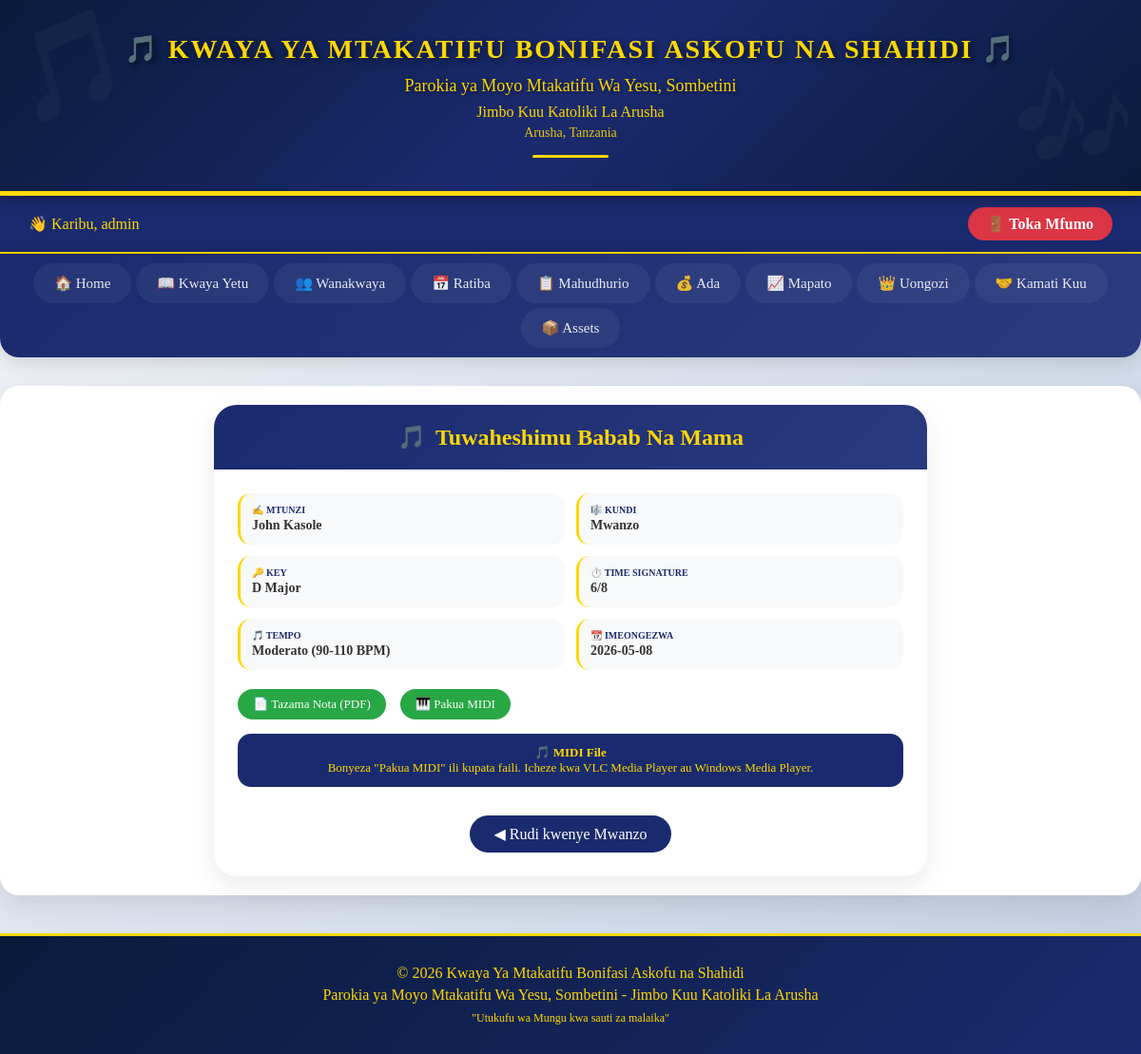
The app's page /ratiba/wimbo/4 (signed in) with its own data.
### tables this page shows
CREATE TABLE nyimbo (
            id INTEGER PRIMARY KEY AUTOINCREMENT,
            jina TEXT NOT NULL,
            mtunzi TEXT,
            maneno TEXT,
            key TEXT,
            time_signature TEXT,
            tempo TEXT,
            kundi TEXT NOT NULL,
            nota_pdf TEXT,
            midi_file TEXT,
            tarehe_ongezwa DATE DEFAULT CURRENT_DATE
        );

### app.py (the view)
@app.route('/ratiba/wimbo/<int:id>')
def ratiba_view_wimbo(id):
    if 'user_id' not in session:
        return redirect(url_for('login'))
    with get_db() as conn:
        wimbo = conn.execute("SELECT * FROM nyimbo WHERE id = ?", (id,)).fetchone()
    return render_template('view_wimbo.html', wimbo=wimbo)

### app.py (called while the page is built)
def get_db():
    conn = sqlite3.connect(DATABASE)
    conn.row_factory = sqlite3.Row
    return conn

### templates/view_wimbo.html (shortened to what this page needs)
{% extends "base.html" %}
{% block content %}
<div class="detail-card">
    <div class="detail-header">
        <h1>
            <span>🎵</span> {{ wimbo.jina }}
        </h1>
    </div>
    <div class="detail-body">
        <div class="info-grid">
            <div class="info-item">
                <div class="info-label">✍️ Mtunzi</div>
                <div class="info-value">{{ wimbo.mtunzi or '-' }}</div>
            </div>
            <div class="info-item">
                <div class="info-label">🎼 Kundi</div>
                <div class="info-value">{{ wimbo.kundi }}</div>
            </div>
            <div class="info-item">
                <div class="info-label">🔑 Key</div>
                <div class="info-value">{{ wimbo.key or '-' }}</div>
            </div>
            <div class="info-item">
                <div class="info-label">⏱️ Time Signature</div>
                <div class="info-value">{{ wimbo.time_signature or '-' }}</div>
            </div>
            <div class="info-item">
                <div class="info-label">🎵 Tempo</div>
                <div class="info-value">{{ wimbo.tempo or '-' }}</div>
            </div>
            <div class="info-item">
                <div class="info-label">📆 Imeongezwa</div>
                <div class="info-value">{{ wimbo.tarehe_ongezwa or '-' }}</div>
            </div>
        </div>
        <div class="file-links">
            {% if wimbo.nota_pdf %}
            <a href="{{ url_for('static', filename='uploads/' + wimbo.nota_pdf) }}" target="_blank" class="file-link">📄 Tazama Nota (PDF)</a>
            {% endif %}
            {% if wimbo.midi_file %}
            <a href="{{ url_for('static', filename='uploads/' + wimbo.midi_file) }}" download class="file-link">🎹 Pakua MIDI</a>
            {% endif %}
        </div>
        {% if wimbo.midi_file %}
        <div class="midi-info">
            🎵 <strong>MIDI File</strong><br>
            Bonyeza "Pakua MIDI" ili kupata faili. Icheze kwa VLC Media Player au Windows Media Player.
        </div>
        {% endif %}
        <div style="text-align: center;">
            <a href="{{ url_for('ratiba_makundi_nyimbo', kundi=wimbo.kundi) }}" class="back-btn">◀ Rudi kwenye {{ wimbo.kundi }}</a>
        </div>
    </div>
</div>
{% endblock %}

### templates/base.html (style rules this page uses)
* { margin: 0; padding: 0; box-sizing: border-box; }
body { font-family: 'Times New Roman', Times, serif; background: linear-gradient(135deg, #f5f7fa 0%, #c3cfe2 100%); min-height: 100vh; }

### templates/view_wimbo.html (style rules this page uses)
.detail-card { max-width: 750px; margin: 0 auto; background: white; border-radius: 24px; box-shadow: 0 10px 30px rgba(0,0,0,0.08); overflow: hidden; }
.detail-header { background: linear-gradient(135deg, #1a2a6e 0%, #2a3a7e 100%); padding: 20px 25px; text-align: center; }
.detail-header h1 { color: #FFD700; margin: 0; font-size: 24px; display: flex; align-items: center; justify-content: center; gap: 10px; }
.detail-body { padding: 25px; }
.info-grid { display: grid; grid-template-columns: repeat(2, 1fr); gap: 12px; margin-bottom: 20px; }
.info-item { background: #f8f9fa; padding: 12px; border-radius: 14px; border-left: 3px solid #FFD700; }
.info-label { font-size: 10px; text-transform: uppercase; color: #1a2a6e; font-weight: bold; margin-bottom: 3px; }
.info-value { font-size: 14px; font-weight: 600; color: #333; }
.file-links { display: flex; gap: 15px; flex-wrap: wrap; margin: 15px 0; }
.file-link { background: #28a745; color: white; padding: 8px 16px; border-radius: 30px; text-decoration: none; font-size: 13px; display: inline-flex; align-items: center; gap: 6px; }
.midi-info { background: #1a2a6e; color: #FFD700; padding: 12px 18px; border-radius: 14px; margin: 15px 0; text-align: center; font-size: 13px; }
.back-btn { background: #1a2a6e; color: white; padding: 10px 25px; border-radius: 40px; text-decoration: none; display: inline-block; margin-top: 15px; transition: all 0.2s; text-align: center; }

### records on screen
nyimbo: jina "Tuwaheshimu Babab Na Mama", mtunzi "John Kasole", kundi "Mwanzo", key "D Major", time_signature "6/8", tempo "Moderato (90-110 BPM)", tarehe_ongezwa "2026-05-08"

### other values on screen
{{ session.username }} "admin"
